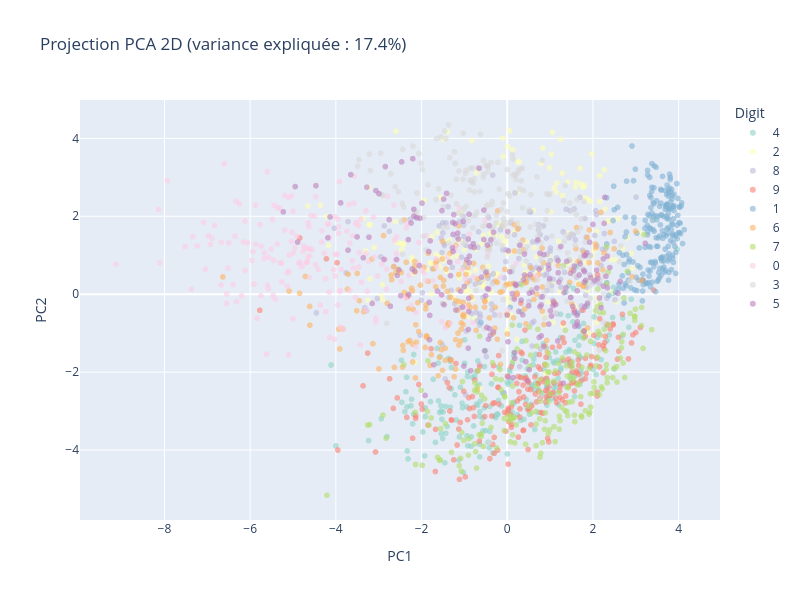

This figure's notebook cell:
### Markdown cell above
## 1.2 Projection 2D et 3D

**Hypothèse** : Avec seulement 2 ou 3 composantes, les classes de chiffres ne sont pas linéairement séparables. On s'attend à un fort chevauchement entre classes visuellement similaires (4/9, 3/5/8), car la PCA maximise la variance globale, pas la discrimination inter-classe.

**Protocole** : Scatter plot 2D (PC1 vs PC2) et 3D (PC1/PC2/PC3), coloré par label, évalué sur le test set.

### Code cell
pca_2d = PCA(n_components=2)
pca_2d.fit(X_train)
latent_2d = pca_2d.encode(X_test)

var_2d = float(np.sum(pca_2d.explained_variance) / total_var * 100)

fig = px.scatter(
    x=latent_2d.array[:, 0], y=latent_2d.array[:, 1],
    color=y_test.astype(str),
    color_discrete_sequence=px.colors.qualitative.Set3,
    labels={"x": "PC1", "y": "PC2", "color": "Digit"},
    title=f"Projection PCA 2D (variance expliquée : {var_2d:.1f}%)",
    opacity=0.6
)
fig.update_layout(width=800, height=600)
fig.show()

### Figure 1 — Plotly figure (JSON) as saved in the notebook; plotly's stock layout.template omitted (floating-point values rounded to 4 significant figures; data arrays with more than 128 entries replaced by an {"elided": "..."} marker saying what was removed)
{"data": [{"hovertemplate": "Digit=4<br>PC1=%{x}<br>PC2=%{y}<extra></extra>", "legendgroup": "4", "marker": {"color": "rgb(141,211,199)", "opacity": 0.6, "symbol": "circle"}, "mode": "markers", "name": "4", "showlegend": true, "type": "scattergl", "x": {"elided": "210 float values"}, "xaxis": "x", "y": {"elided": "210 float values"}, "yaxis": "y"}, {"hovertemplate": "Digit=2<br>PC1=%{x}<br>PC2=%{y}<extra></extra>", "legendgroup": "2", "marker": {"color": "rgb(255,255,179)", "opacity": 0.6, "symbol": "circle"}, "mode": "markers", "name": "2", "showlegend": true, "type": "scattergl", "x": {"elided": "196 float values"}, "xaxis": "x", "y": {"elided": "196 float values"}, "yaxis": "y"}, {"hovertemplate": "Digit=8<br>PC1=%{x}<br>PC2=%{y}<extra></extra>", "legendgroup": "8", "marker": {"color": "rgb(190,186,218)", "opacity": 0.6, "symbol": "circle"}, "mode": "markers", "name": "8", "showlegend": true, "type": "scattergl", "x": {"elided": "164 float values"}, "xaxis": "x", "y": {"elided": "164 float values"}, "yaxis": "y"}, {"hovertemplate": "Digit=9<br>PC1=%{x}<br>PC2=%{y}<extra></extra>", "legendgroup": "9", "marker": {"color": "rgb(251,128,114)", "opacity": 0.6, "symbol": "circle"}, "mode": "markers", "name": "9", "showlegend": true, "type": "scattergl", "x": {"elided": "208 float values"}, "xaxis": "x", "y": {"elided": "208 float values"}, "yaxis": "y"}, {"hovertemplate": "Digit=1<br>PC1=%{x}<br>PC2=%{y}<extra></extra>", "legendgroup": "1", "marker": {"color": "rgb(128,177,211)", "opacity": 0.6, "symbol": "circle"}, "mode": "markers", "name": "1", "showlegend": true, "type": "scattergl", "x": {"elided": "217 float values"}, "xaxis": "x", "y": {"elided": "217 float values"}, "yaxis": "y"}, {"hovertemplate": "Digit=6<br>PC1=%{x}<br>PC2=%{y}<extra></extra>", "legendgroup": "6", "marker": {"color": "rgb(253,180,98)", "opacity": 0.6, "symbol": "circle"}, "mode": "markers", "name": "6", "showlegend": true, "type": "scattergl", "x": {"elided": "195 float values"}, "xaxis": "x", "y": {"elided": "195 float values"}, "yaxis": "y"}, {"hovertemplate": "Digit=7<br>PC1=%{x}<br>PC2=%{y}<extra></extra>", "legendgroup": "7", "marker": {"color": "rgb(179,222,105)", "opacity": 0.6, "symbol": "circle"}, "mode": "markers", "name": "7", "showlegend": true, "type": "scattergl", "x": {"elided": "201 float values"}, "xaxis": "x", "y": {"elided": "201 float values"}, "yaxis": "y"}, {"hovertemplate": "Digit=0<br>PC1=%{x}<br>PC2=%{y}<extra></extra>", "legendgroup": "0", "marker": {"color": "rgb(252,205,229)", "opacity": 0.6, "symbol": "circle"}, "mode": "markers", "name": "0", "showlegend": true, "type": "scattergl", "x": {"elided": "201 float values"}, "xaxis": "x", "y": {"elided": "201 float values"}, "yaxis": "y"}, {"hovertemplate": "Digit=3<br>PC1=%{x}<br>PC2=%{y}<extra></extra>", "legendgroup": "3", "marker": {"color": "rgb(217,217,217)", "opacity": 0.6, "symbol": "circle"}, "mode": "markers", "name": "3", "showlegend": true, "type": "scattergl", "x": {"elided": "213 float values"}, "xaxis": "x", "y": {"elided": "213 float values"}, "yaxis": "y"}, {"hovertemplate": "Digit=5<br>PC1=%{x}<br>PC2=%{y}<extra></extra>", "legendgroup": "5", "marker": {"color": "rgb(188,128,189)", "opacity": 0.6, "symbol": "circle"}, "mode": "markers", "name": "5", "showlegend": true, "type": "scattergl", "x": {"elided": "195 float values"}, "xaxis": "x", "y": {"elided": "195 float values"}, "yaxis": "y"}], "layout": {"height": 600, "legend": {"title": {"text": "Digit"}, "tracegroupgap": 0}, "title": {"text": "Projection PCA 2D (variance expliquée : 17.4%)"}, "width": 800, "xaxis": {"anchor": "y", "domain": [0, 1], "title": {"text": "PC1"}}, "yaxis": {"anchor": "x", "domain": [0, 1], "title": {"text": "PC2"}}}}
